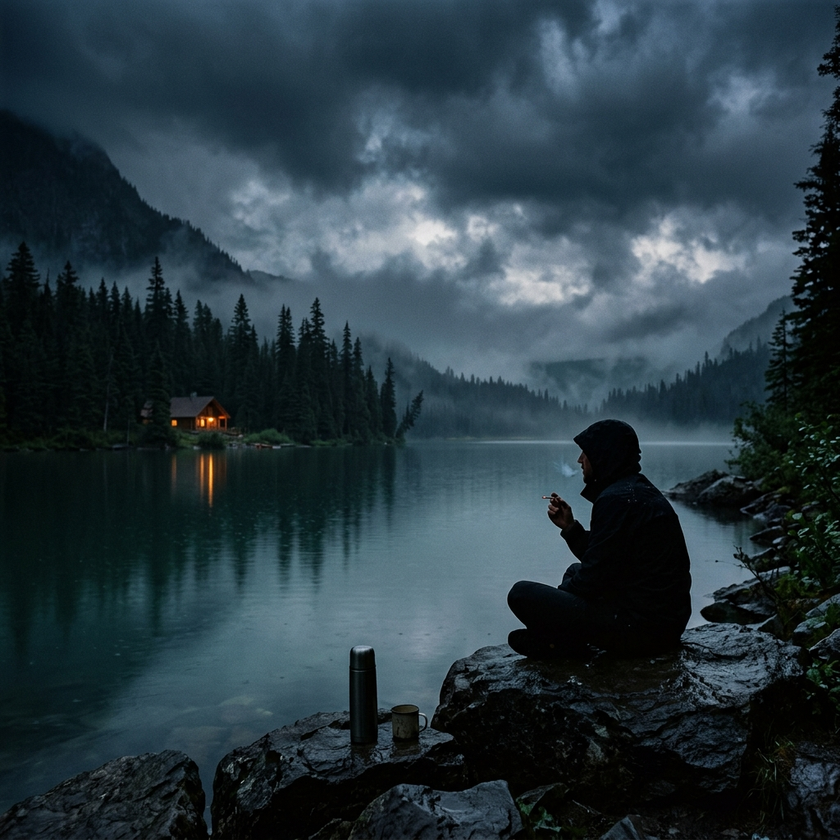
#> input picture assets/images/lake_guy.png, 840 x 840 px, shrunk from 1024 x 1024 before the run, found by its file name
$ python draw_cigarette_region.py
#> lines starting #> are read from the running program, lines starting #| are printed output that depends on the picture
from PIL import Image, ImageDraw

# Load the original background image
img = Image.open('c:/laragon/www/my_vibe/assets/images/lake_guy.png').convert('RGB')
#> img is the input picture: PIL image 840x840 RGB; mean R, G, B 41.6, 58.4, 66.7
w, h = img.size
#> w = 840; h = 840

# Let's scan specifically for ORANGE/WARM colored pixels (ember glow color)
# which would be R > G > B with high R
# But the source image might not have the ember drawn - it's generated by JS

# Let's look for the WHITE cigarette stick itself
# A cigarette is white/light gray against dark background
# The end of the cigarette (tip) is where we want the smoke

# From the earlier analysis, the brightest pixel cluster is around x=0.647, y=0.591
# Let's create a large clear view of the region around the suspected cigarette

cx = int(w * 0.62)
#> cx = 520
cy = int(h * 0.55)
#> cy = 462
crop_size = 200

x1, y1 = cx - crop_size, cy - crop_size
#> x1 = 320; y1 = 262
x2, y2 = cx + crop_size, cy + crop_size
#> x2 = 720; y2 = 662

crop = img.crop((x1, y1, x2, y2))
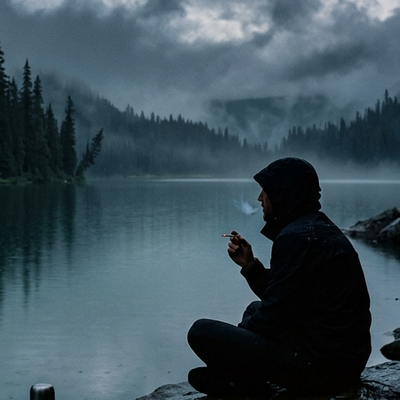
#> crop: PIL image 400x400 RGB; mean R, G, B 62.2, 81.3, 91.3
cw, ch = crop.size
#> cw = 400; ch = 400

# Draw on the crop
draw = ImageDraw.Draw(crop)

# Draw a grid every 2% of original image
for x_pct in range(50, 76, 1):
    cx_pct = int(w * x_pct / 100) - x1
    if 0 <= cx_pct < cw:
        color = (200, 0, 0) if x_pct % 5 == 0 else (60, 0, 0)
        draw.line([(cx_pct, 0), (cx_pct, ch)], fill=color, width=1)
        if x_pct % 5 == 0:
            draw.text((cx_pct + 2, 5), f"{x_pct}%", fill=(255, 0, 0))

for y_pct in range(40, 72, 1):
    cy_pct = int(h * y_pct / 100) - y1
    if 0 <= cy_pct < ch:
        color = (0, 200, 0) if y_pct % 5 == 0 else (0, 60, 0)
        draw.line([(0, cy_pct), (cw, cy_pct)], fill=color, width=1)
        if y_pct % 5 == 0:
            draw.text((5, cy_pct + 2), f"{y_pct}%", fill=(0, 255, 0))

# Mark the current target
cx_mark = int(w * 0.635) - x1
#> cx_mark = 213
cy_mark = int(h * 0.590) - y1
#> cy_mark = 233
draw.line([(cx_mark - 8, cy_mark), (cx_mark + 8, cy_mark)], fill=(255, 255, 255), width=2)
draw.line([(cx_mark, cy_mark - 8), (cx_mark, cy_mark + 8)], fill=(255, 255, 255), width=2)
draw.text((cx_mark + 10, cy_mark), "CURRENT (0.635,0.590)", fill=(255, 255, 255))

dest_path = 'C:/Users/LENOVO/.gemini/antigravity-ide/brain/70d14234-39af-44f8-a996-b4b7f4ef5622/cigarette_region_grid.png'
crop.save(dest_path)
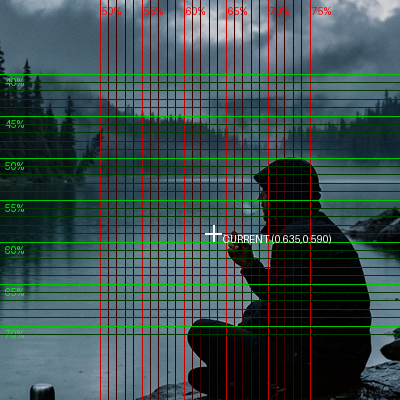
#> saved as cigarette_region_grid.png: PIL image 400x400 RGB; mean R, G, B 59.9, 77.9, 78.8
print(f"Saved to {dest_path}")

$ run again, with assets/images/rainy_forest.jpg saved as assets/images/lake_guy.png
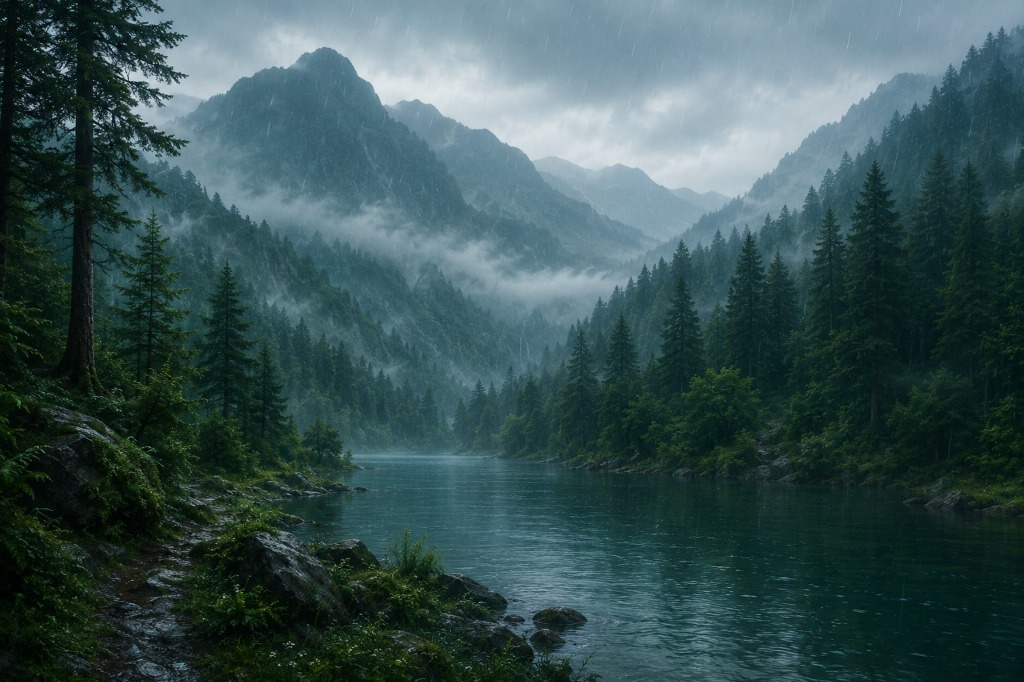
#> input picture assets/images/rainy_forest.jpg, 1024 x 682 px, found by its file name
#> img is the input picture: PIL image 1024x682 RGB; mean R, G, B 56.5, 82.1, 83.3
#> `crop = img.crop((x1, y1, x2, y2))`:
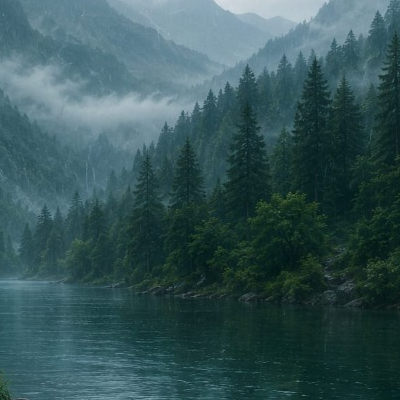
#> crop: PIL image 400x400 RGB; mean R, G, B 54.5, 85.2, 88.3
#> `crop.save(dest_path)`:
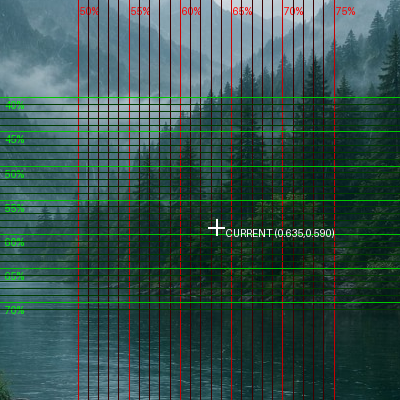
#> saved as cigarette_region_grid.png: PIL image 400x400 RGB; mean R, G, B 53.8, 82, 77.1
